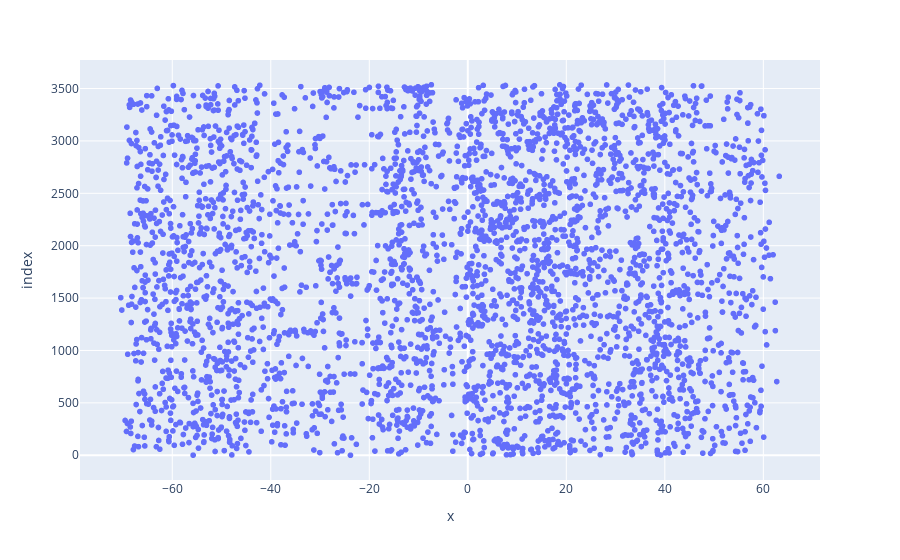

Source (notebook cell):
### Code cell
fig

### Figure 1 — Plotly figure (JSON) as saved in the notebook; plotly's stock layout.template omitted (floating-point values rounded to 4 significant figures; data arrays with more than 128 entries replaced by an {"elided": "..."} marker saying what was removed)
{"data": [{"hovertemplate": "x=%{x}<br>index=%{y}<extra></extra>", "legendgroup": "", "marker": {"color": "#636efa", "symbol": "circle"}, "mode": "markers", "name": "", "showlegend": false, "type": "scattergl", "x": {"elided": "3537 float values"}, "xaxis": "x", "y": {"elided": "3537 int values"}, "yaxis": "y"}], "layout": {"legend": {"tracegroupgap": 0}, "margin": {"t": 60}, "xaxis": {"anchor": "y", "domain": [0, 1], "title": {"text": "x"}}, "yaxis": {"anchor": "x", "domain": [0, 1], "title": {"text": "index"}}}}
